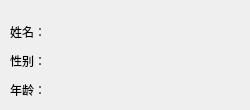
            <widget class="QWidget" name="page_25">
             <widget class="QWidget" name="layoutWidget">
              <property name="geometry">
               <rect>
                <x>10</x>
                <y>20</y>
                <width>231</width>
                <height>81</height>
               </rect>
              </property>
              <layout class="QVBoxLayout" name="verticalLayout_49">
               <item>
                <layout class="QHBoxLayout" name="horizontalLayout_57">
                 <item>
                  <widget class="QLabel" name="label_59">
                   <property name="text">
                    <string>姓名：</string>
                   </property>
                  </widget>
                 </item>
                 <item>
                  <widget class="QLabel" name="managerName_LB">
                   <property name="text">
                    <string/>
                   </property>
                  </widget>
                 </item>
                </layout>
               </item>
               <item>
                <layout class="QHBoxLayout" name="horizontalLayout_81">
                 <item>
                  <widget class="QLabel" name="label_61">
                   <property name="text">
                    <string>性别：</string>
                   </property>
                  </widget>
                 </item>
                 <item>
                  <widget class="QLabel" name="managerSex_LB">
                   <property name="text">
                    <string/>
                   </property>
                  </widget>
                 </item>
                </layout>
               </item>
               <item>
                <layout class="QHBoxLayout" name="horizontalLayout_82">
                 <item>
                  <widget class="QLabel" name="label_62">
                   <property name="text">
                    <string>年龄：</string>
                   </property>
                  </widget>
                 </item>
                 <item>
                  <widget class="QLabel" name="managerAge_LB">
                   <property name="text">
                    <string/>
                   </property>
                  </widget>
                 </item>
                </layout>
               </item>
              </layout>
             </widget>
            </widget>
